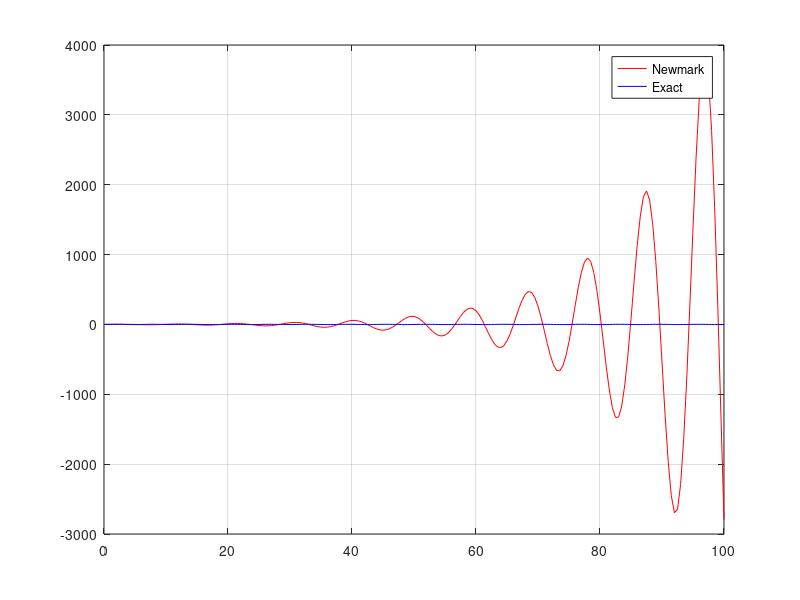
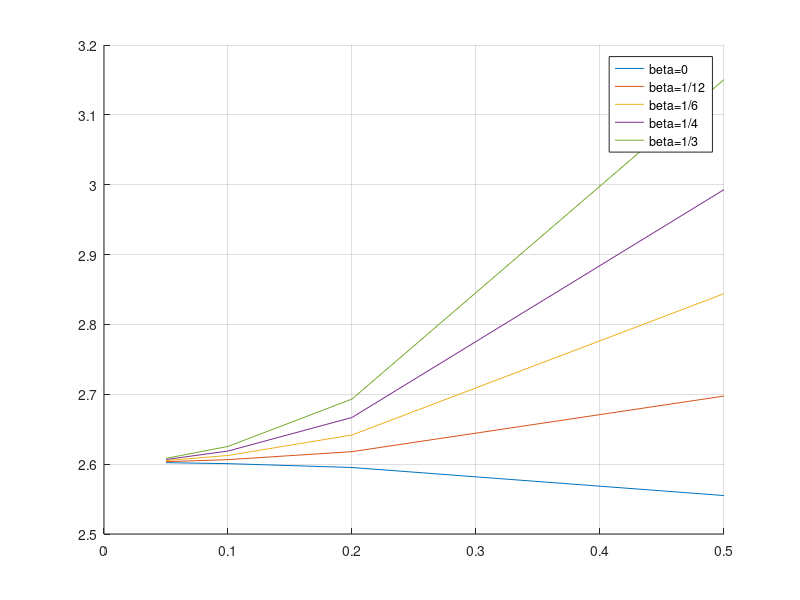

The MATLAB source for these figures, in order:
clc
clear all
%Newmark Method
%Initial Conditions
u0=0;
v0=2;
a0=0;

%Parameter
gamma=0.5;
beta=[0,1/12,1/6,1/4,1/3];
w=1;
T=1/w;
%time
tf=100*T;

for ib=1:length(beta)
    delta_t=[0.05,0.1,0.2,0.5];

    deltaT=[];

    u_n1(1)=u0;
    v_n1(1)=v0;
    a_n1(1)=a0;

    u_ex=[];
    vt=[];

    %Exact Solution
    sol_ex=@(t) v0*sin(w*t)/w;

    for dti=1:length(delta_t)

        u_n1=[];
        v_n1=[];
        a_n1=[];
        vP = [];
        P_ex=[];
        P_ex(1)=0;


        un=u0;
        vn=v0;
        an=a0;

        it=delta_t(dti);
        n=tf/delta_t(dti);
        vt = linspace(0,tf,n+1);

        i=2; %index 
        iP=1; % Newmark Period Counter
        iP2=0; % Exact Period Counter

        while it<=tf

            u_n1(i)=un + delta_t(dti)*vn+0.5*delta_t(dti)^2*(1-2*beta(ib))*an;
            v_n1(i)=vn+delta_t(dti)*(1-gamma)*an;
            a_n1(i)=-w^2*u_n1(i)/(1+w^2*beta(ib)*delta_t(dti)^2);

            %Newmark Period
            if sign(u_n1(i))~=sign(un) 
                t1=it-delta_t(dti);
                t2=it;
                vP(iP)=((t2-t1)/(u_n1(i)-un))*(0-un)+t1;

                %Exact 
                P_ex(iP)=pi*iP2/w;

                iP=iP+1;
                iP2=iP2+1;

            end

            un=u_n1(i);
            vn=v_n1(i);
            an=a_n1(i);
            it=it+delta_t(dti);
            i=i+1;

        end

        %Error Periodo en 3 indice
        deltaT(dti)=(vP(3)-P_ex(3));
        deltaTT(dti)=deltaT(dti);
        delta_tT(dti)=delta_t(dti);

    end

    %Error Plots
    figure(2)
    hold on
    plot(delta_tT,deltaTT);
    legend('beta=0','beta=1/12','beta=1/6','beta=1/4','beta=1/3');
    grid on
    hold off 
end


%Newmark Plot
figure(1)
plot(vt,u_n1, '-r');
hold on
%Exact Solution
n_ex=tf/0.001;
vt_ex = linspace(0,tf,n+1);
plot(vt_ex,sol_ex(vt_ex),'-b');
grid on
legend('Newmark','Exact')
hold off
